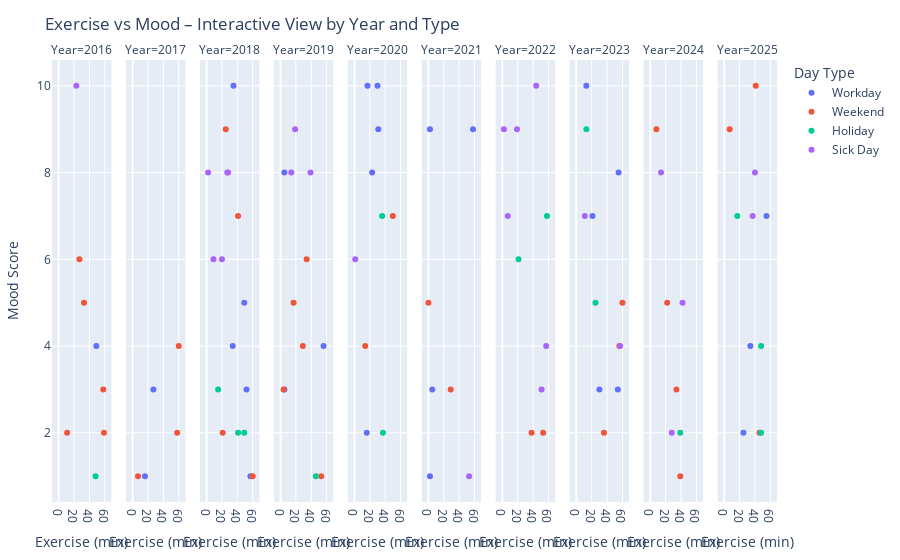

Notebook cell for this chart:
### Markdown cell above
## **📊 Step 4: Interactivity Layer**

In this step, we will enhance the report with interactive features that allow users to filter the data by `Year`, `Category`, and `Type`.

We will also enable `hover tooltips` to display detailed insights for each entry, making the visualizations more informative and user-friendly.

This layer supports exploratory analysis and empowers product and strategy teams to investigate specific behavioral patterns.

### Code cell
df = df.sort_values("Year")                     # Sort DataFrame chronologically by year

fig = px.scatter(
    df,
    x="Exercise (min)",                         # X-axis: duration of physical exercise in minutes
    y="Mood Score",                             # Y-axis: self-reported mood score (1–10 scale)
    color="Type",                               # Color points by day type (e.g., Workday, Weekend)
    facet_col="Year",                           # Create subplots for each year to show temporal variation
    hover_data=[                                # Display detailed info when hovering over each data point
        "Date",                                 # Show exact date of entry
        "Sleep Hours",                          # Show sleep duration for context
        "Stress Level",                         # Show stress level (0–10 scale)
        "Social Interactions",                  # Show number of social interactions
        "Category",                             # Show behavioral category (e.g., Routine, Recovery)
        "Notes"                                 # Show user notes for qualitative insight
    ],
    title="Exercise vs Mood – Interactive View by Year and Type"  # Chart title for clarity
)

fig.update_layout(
    xaxis_title="Exercise (min)",               # Label for X-axis
    yaxis_title="Mood Score",                   # Label for Y-axis
    legend_title="Day Type",                    # Label for legend
    margin=dict(t=60, l=40, r=40, b=40)         # Adjust margins for better layout spacing
)

fig.show()                                      # Render the interactive chart in notebook or browser

### Figure 1 — Plotly figure (JSON) as saved in the notebook; plotly's stock layout.template omitted (floating-point values rounded to 4 significant figures)
{"data": [{"customdata": [["2016-03-11T00:00:00", 7.5, 10, 3, "Routine", "Felt productive"]], "hovertemplate": "Type=Workday<br>Year=2016<br>Exercise (min)=%{x}<br>Mood Score=%{y}<br>Date=%{customdata[0]}<br>Sleep Hours=%{customdata[1]}<br>Stress Level=%{customdata[2]}<br>Social Interactions=%{customdata[3]}<br>Category=%{customdata[4]}<br>Notes=%{customdata[5]}<extra></extra>", "legendgroup": "Workday", "marker": {"color": "#636efa", "symbol": "circle"}, "mode": "markers", "name": "Workday", "orientation": "v", "showlegend": true, "type": "scatter", "x": [49], "xaxis": "x", "y": [4], "yaxis": "y"}, {"customdata": [["2017-04-14T00:00:00", 4.6, 9, 1, "Low", "Skipped exercise"], ["2017-03-16T00:00:00", 8.7, 5, 3, "Peak", "Busy day"]], "hovertemplate": "Type=Workday<br>Year=2017<br>Exercise (min)=%{x}<br>Mood Score=%{y}<br>Date=%{customdata[0]}<br>Sleep Hours=%{customdata[1]}<br>Stress Level=%{customdata[2]}<br>Social Interactions=%{customdata[3]}<br>Category=%{customdata[4]}<br>Notes=%{customdata[5]}<extra></extra>", "legendgroup": "Workday", "marker": {"color": "#636efa", "symbol": "circle"}, "mode": "markers", "name": "Workday", "orientation": "v", "showlegend": false, "type": "scatter", "x": [27, 16], "xaxis": "x2", "y": [3, 1], "yaxis": "y2"}, {"customdata": [["2018-03-01T00:00:00", 8.6, 9, 0, "Recovery", "Low motivation"], ["2018-03-06T00:00:00", 4.7, 9, 2, "Low", "Anxious morning"], ["2018-12-27T00:00:00", 7.2, 2, 4, "Recovery", "Low motivation"], ["2018-06-13T00:00:00", 4.7, 2, 1, "Routine", "Low motivation"], ["2018-09-26T00:00:00", 8.3, 8, 0, "Routine", "Slept well"]], "hovertemplate": "Type=Workday<br>Year=2018<br>Exercise (min)=%{x}<br>Mood Score=%{y}<br>Date=%{customdata[0]}<br>Sleep Hours=%{customdata[1]}<br>Stress Level=%{customdata[2]}<br>Social Interactions=%{customdata[3]}<br>Category=%{customdata[4]}<br>Notes=%{customdata[5]}<extra></extra>", "legendgroup": "Workday", "marker": {"color": "#636efa", "symbol": "circle"}, "mode": "markers", "name": "Workday", "orientation": "v", "showlegend": false, "type": "scatter", "x": [52, 35, 57, 49, 34], "xaxis": "x3", "y": [3, 10, 1, 5, 4], "yaxis": "y3"}, {"customdata": [["2019-10-31T00:00:00", 5.4, 7, 0, "Routine", "Distracted"], ["2019-08-26T00:00:00", 6.3, 4, 2, "Recovery", "Anxious morning"], ["2019-04-15T00:00:00", 6.2, 7, 1, "Peak", "Relaxed"]], "hovertemplate": "Type=Workday<br>Year=2019<br>Exercise (min)=%{x}<br>Mood Score=%{y}<br>Date=%{customdata[0]}<br>Sleep Hours=%{customdata[1]}<br>Stress Level=%{customdata[2]}<br>Social Interactions=%{customdata[3]}<br>Category=%{customdata[4]}<br>Notes=%{customdata[5]}<extra></extra>", "legendgroup": "Workday", "marker": {"color": "#636efa", "symbol": "circle"}, "mode": "markers", "name": "Workday", "orientation": "v", "showlegend": false, "type": "scatter", "x": [56, 5, 5], "xaxis": "x4", "y": [4, 8, 3], "yaxis": "y4"}, {"customdata": [["2020-11-28T00:00:00", 7.5, 8, 3, "Peak", "Good energy"], ["2020-03-21T00:00:00", 4.2, 8, 5, "Recovery", "Felt productive"], ["2020-08-25T00:00:00", 7.6, 9, 0, "Recovery", "Socialized a lot"], ["2020-12-30T00:00:00", 8.6, 2, 5, "Low", "Skipped exercise"], ["2020-01-11T00:00:00", 7.6, 8, 5, "Routine", "Busy day"]], "hovertemplate": "Type=Workday<br>Year=2020<br>Exercise (min)=%{x}<br>Mood Score=%{y}<br>Date=%{customdata[0]}<br>Sleep Hours=%{customdata[1]}<br>Stress Level=%{customdata[2]}<br>Social Interactions=%{customdata[3]}<br>Category=%{customdata[4]}<br>Notes=%{customdata[5]}<extra></extra>", "legendgroup": "Workday", "marker": {"color": "#636efa", "symbol": "circle"}, "mode": "markers", "name": "Workday", "orientation": "v", "showlegend": false, "type": "scatter", "x": [31, 16, 30, 17, 23], "xaxis": "x5", "y": [9, 2, 10, 10, 8], "yaxis": "y5"}, {"customdata": [["2021-04-24T00:00:00", 8.6, 4, 5, "Low", "Focused"], ["2021-05-15T00:00:00", 8.4, 5, 0, "Recovery", "Good energy"], ["2021-09-21T00:00:00", 5.9, 8, 4, "Low", "Anxious morning"], ["2021-05-17T00:00:00", 8.1, 6, 1, "Low", "Anxious morning"]], "hovertemplate": "Type=Workday<br>Year=2021<br>Exercise (min)=%{x}<br>Mood Score=%{y}<br>Date=%{customdata[0]}<br>Sleep Hours=%{customdata[1]}<br>Stress Level=%{customdata[2]}<br>Social Interactions=%{customdata[3]}<br>Category=%{customdata[4]}<br>Notes=%{customdata[5]}<extra></extra>", "legendgroup": "Workday", "marker": {"color": "#636efa", "symbol": "circle"}, "mode": "markers", "name": "Workday", "orientation": "v", "showlegend": false, "type": "scatter", "x": [5, 58, 2, 2], "xaxis": "x6", "y": [3, 9, 9, 1], "yaxis": "y6"}, {"customdata": [["2023-08-30T00:00:00", 7.7, 1, 5, "Routine", "Good energy"], ["2023-05-31T00:00:00", 8.5, 8, 2, "Routine", "Socialized a lot"], ["2023-01-11T00:00:00", 6, 1, 1, "Peak", "Relaxed"], ["2023-06-21T00:00:00", 4.4, 2, 4, "Peak", "Distracted"], ["2023-09-07T00:00:00", 4.3, 9, 0, "Low", "Skipped exercise"]], "hovertemplate": "Type=Workday<br>Year=2023<br>Exercise (min)=%{x}<br>Mood Score=%{y}<br>Date=%{customdata[0]}<br>Sleep Hours=%{customdata[1]}<br>Stress Level=%{customdata[2]}<br>Social Interactions=%{customdata[3]}<br>Category=%{customdata[4]}<br>Notes=%{customdata[5]}<extra></extra>", "legendgroup": "Workday", "marker": {"color": "#636efa", "symbol": "circle"}, "mode": "markers", "name": "Workday", "orientation": "v", "showlegend": false, "type": "scatter", "x": [55, 54, 13, 21, 30], "xaxis": "x8", "y": [8, 3, 10, 7, 3], "yaxis": "y8"}, {"customdata": [["2025-03-08T00:00:00", 4.1, 5, 2, "Routine", "Anxious morning"], ["2025-02-21T00:00:00", 5.2, 2, 4, "Recovery", "Socialized a lot"], ["2025-02-26T00:00:00", 5.4, 6, 4, "Routine", "Low motivation"]], "hovertemplate": "Type=Workday<br>Year=2025<br>Exercise (min)=%{x}<br>Mood Score=%{y}<br>Date=%{customdata[0]}<br>Sleep Hours=%{customdata[1]}<br>Stress Level=%{customdata[2]}<br>Social Interactions=%{customdata[3]}<br>Category=%{customdata[4]}<br>Notes=%{customdata[5]}<extra></extra>", "legendgroup": "Workday", "marker": {"color": "#636efa", "symbol": "circle"}, "mode": "markers", "name": "Workday", "orientation": "v", "showlegend": false, "type": "scatter", "x": [55, 34, 25], "xaxis": "x10", "y": [7, 4, 2], "yaxis": "y10"}, {"customdata": [["2016-09-07T00:00:00", 8.6, 9, 0, "Low", "Good energy"], ["2016-08-23T00:00:00", 7.6, 5, 4, "Recovery", "Skipped exercise"], ["2016-06-10T00:00:00", 5.1, 4, 5, "Routine", "Good energy"], ["2016-05-02T00:00:00", 7.2, 10, 4, "Routine", "Felt productive"], ["2016-04-28T00:00:00", 8.9, 5, 0, "Peak", "Socialized a lot"]], "hovertemplate": "Type=Weekend<br>Year=2016<br>Exercise (min)=%{x}<br>Mood Score=%{y}<br>Date=%{customdata[0]}<br>Sleep Hours=%{customdata[1]}<br>Stress Level=%{customdata[2]}<br>Social Interactions=%{customdata[3]}<br>Category=%{customdata[4]}<br>Notes=%{customdata[5]}<extra></extra>", "legendgroup": "Weekend", "marker": {"color": "#EF553B", "symbol": "circle"}, "mode": "markers", "name": "Weekend", "orientation": "v", "showlegend": true, "type": "scatter", "x": [58, 11, 27, 59, 33], "xaxis": "x", "y": [3, 2, 6, 2, 5], "yaxis": "y"}, {"customdata": [["2017-06-05T00:00:00", 6, 8, 1, "Peak", "Great mood"], ["2017-04-19T00:00:00", 5.5, 2, 4, "Recovery", "Relaxed"], ["2017-05-04T00:00:00", 8.6, 6, 0, "Routine", "Good energy"]], "hovertemplate": "Type=Weekend<br>Year=2017<br>Exercise (min)=%{x}<br>Mood Score=%{y}<br>Date=%{customdata[0]}<br>Sleep Hours=%{customdata[1]}<br>Stress Level=%{customdata[2]}<br>Social Interactions=%{customdata[3]}<br>Category=%{customdata[4]}<br>Notes=%{customdata[5]}<extra></extra>", "legendgroup": "Weekend", "marker": {"color": "#EF553B", "symbol": "circle"}, "mode": "markers", "name": "Weekend", "orientation": "v", "showlegend": false, "type": "scatter", "x": [7, 58, 60], "xaxis": "x2", "y": [1, 2, 4], "yaxis": "y2"}, {"customdata": [["2018-08-13T00:00:00", 4.7, 4, 4, "Routine", "Relaxed"], ["2018-06-14T00:00:00", 6.9, 3, 2, "Low", "Overwhelmed"], ["2018-06-01T00:00:00", 8.5, 1, 0, "Peak", "Overwhelmed"], ["2018-09-07T00:00:00", 8.1, 2, 1, "Peak", "Relaxed"]], "hovertemplate": "Type=Weekend<br>Year=2018<br>Exercise (min)=%{x}<br>Mood Score=%{y}<br>Date=%{customdata[0]}<br>Sleep Hours=%{customdata[1]}<br>Stress Level=%{customdata[2]}<br>Social Interactions=%{customdata[3]}<br>Category=%{customdata[4]}<br>Notes=%{customdata[5]}<extra></extra>", "legendgroup": "Weekend", "marker": {"color": "#EF553B", "symbol": "circle"}, "mode": "markers", "name": "Weekend", "orientation": "v", "showlegend": false, "type": "scatter", "x": [25, 21, 60, 41], "xaxis": "x3", "y": [9, 2, 1, 7], "yaxis": "y3"}, {"customdata": [["2019-01-18T00:00:00", 7.3, 3, 0, "Recovery", "Good energy"], ["2019-10-21T00:00:00", 9, 1, 1, "Low", "Good energy"], ["2019-08-27T00:00:00", 5.6, 9, 4, "Recovery", "Felt productive"], ["2019-01-02T00:00:00", 8.4, 10, 4, "Recovery", "Distracted"], ["2019-01-12T00:00:00", 7.7, 3, 4, "Routine", "Focused"]], "hovertemplate": "Type=Weekend<br>Year=2019<br>Exercise (min)=%{x}<br>Mood Score=%{y}<br>Date=%{customdata[0]}<br>Sleep Hours=%{customdata[1]}<br>Stress Level=%{customdata[2]}<br>Social Interactions=%{customdata[3]}<br>Category=%{customdata[4]}<br>Notes=%{customdata[5]}<extra></extra>", "legendgroup": "Weekend", "marker": {"color": "#EF553B", "symbol": "circle"}, "mode": "markers", "name": "Weekend", "orientation": "v", "showlegend": false, "type": "scatter", "x": [4, 53, 17, 34, 29], "xaxis": "x4", "y": [3, 1, 5, 6, 4], "yaxis": "y4"}, {"customdata": [["2020-12-29T00:00:00", 8, 9, 5, "Low", "Poor sleep"], ["2020-11-14T00:00:00", 4.8, 8, 1, "Recovery", "Busy day"]], "hovertemplate": "Type=Weekend<br>Year=2020<br>Exercise (min)=%{x}<br>Mood Score=%{y}<br>Date=%{customdata[0]}<br>Sleep Hours=%{customdata[1]}<br>Stress Level=%{customdata[2]}<br>Social Interactions=%{customdata[3]}<br>Category=%{customdata[4]}<br>Notes=%{customdata[5]}<extra></extra>", "legendgroup": "Weekend", "marker": {"color": "#EF553B", "symbol": "circle"}, "mode": "markers", "name": "Weekend", "orientation": "v", "showlegend": false, "type": "scatter", "x": [50, 14], "xaxis": "x5", "y": [7, 4], "yaxis": "y5"}, {"customdata": [["2021-10-31T00:00:00", 6.6, 8, 3, "Routine", "Focused"], ["2021-08-10T00:00:00", 7.7, 6, 3, "Routine", "Meditated"]], "hovertemplate": "Type=Weekend<br>Year=2021<br>Exercise (min)=%{x}<br>Mood Score=%{y}<br>Date=%{customdata[0]}<br>Sleep Hours=%{customdata[1]}<br>Stress Level=%{customdata[2]}<br>Social Interactions=%{customdata[3]}<br>Category=%{customdata[4]}<br>Notes=%{customdata[5]}<extra></extra>", "legendgroup": "Weekend", "marker": {"color": "#EF553B", "symbol": "circle"}, "mode": "markers", "name": "Weekend", "orientation": "v", "showlegend": false, "type": "scatter", "x": [29, 0], "xaxis": "x6", "y": [3, 5], "yaxis": "y6"}, {"customdata": [["2022-07-18T00:00:00", 8.6, 6, 4, "Low", "Great mood"], ["2022-04-15T00:00:00", 8.6, 4, 3, "Peak", "Socialized a lot"]], "hovertemplate": "Type=Weekend<br>Year=2022<br>Exercise (min)=%{x}<br>Mood Score=%{y}<br>Date=%{customdata[0]}<br>Sleep Hours=%{customdata[1]}<br>Stress Level=%{customdata[2]}<br>Social Interactions=%{customdata[3]}<br>Category=%{customdata[4]}<br>Notes=%{customdata[5]}<extra></extra>", "legendgroup": "Weekend", "marker": {"color": "#EF553B", "symbol": "circle"}, "mode": "markers", "name": "Weekend", "orientation": "v", "showlegend": false, "type": "scatter", "x": [53, 38], "xaxis": "x7", "y": [2, 2], "yaxis": "y7"}, {"customdata": [["2023-10-20T00:00:00", 6.9, 8, 0, "Peak", "Great mood"], ["2023-05-19T00:00:00", 6.5, 8, 1, "Low", "Meditated"], ["2023-01-04T00:00:00", 7.7, 1, 1, "Peak", "Great mood"]], "hovertemplate": "Type=Weekend<br>Year=2023<br>Exercise (min)=%{x}<br>Mood Score=%{y}<br>Date=%{customdata[0]}<br>Sleep Hours=%{customdata[1]}<br>Stress Level=%{customdata[2]}<br>Social Interactions=%{customdata[3]}<br>Category=%{customdata[4]}<br>Notes=%{customdata[5]}<extra></extra>", "legendgroup": "Weekend", "marker": {"color": "#EF553B", "symbol": "circle"}, "mode": "markers", "name": "Weekend", "orientation": "v", "showlegend": false, "type": "scatter", "x": [56, 36, 60], "xaxis": "x8", "y": [4, 2, 5], "yaxis": "y8"}, {"customdata": [["2024-04-22T00:00:00", 6.2, 7, 0, "Routine", "Focused"], ["2024-04-22T00:00:00", 6.9, 8, 0, "Recovery", "Great mood"], ["2024-05-24T00:00:00", 5.7, 2, 5, "Peak", "Socialized a lot"], ["2024-07-11T00:00:00", 7.8, 1, 0, "Routine", "Slept well"]], "hovertemplate": "Type=Weekend<br>Year=2024<br>Exercise (min)=%{x}<br>Mood Score=%{y}<br>Date=%{customdata[0]}<br>Sleep Hours=%{customdata[1]}<br>Stress Level=%{customdata[2]}<br>Social Interactions=%{customdata[3]}<br>Category=%{customdata[4]}<br>Notes=%{customdata[5]}<extra></extra>", "legendgroup": "Weekend", "marker": {"color": "#EF553B", "symbol": "circle"}, "mode": "markers", "name": "Weekend", "orientation": "v", "showlegend": false, "type": "scatter", "x": [8, 34, 39, 22], "xaxis": "x9", "y": [9, 3, 1, 5], "yaxis": "y9"}, {"customdata": [["2025-12-12T00:00:00", 5.3, 1, 3, "Routine", "Focused"], ["2025-06-24T00:00:00", 6.9, 1, 1, "Routine", "Socialized a lot"], ["2025-04-03T00:00:00", 4.7, 7, 4, "Routine", "Slept well"]], "hovertemplate": "Type=Weekend<br>Year=2025<br>Exercise (min)=%{x}<br>Mood Score=%{y}<br>Date=%{customdata[0]}<br>Sleep Hours=%{customdata[1]}<br>Stress Level=%{customdata[2]}<br>Social Interactions=%{customdata[3]}<br>Category=%{customdata[4]}<br>Notes=%{customdata[5]}<extra></extra>", "legendgroup": "Weekend", "marker": {"color": "#EF553B", "symbol": "circle"}, "mode": "markers", "name": "Weekend", "orientation": "v", "showlegend": false, "type": "scatter", "x": [7, 46, 41], "xaxis": "x10", "y": [9, 2, 10], "yaxis": "y10"}, {"customdata": [["2016-08-15T00:00:00", 7.1, 10, 3, "Recovery", "Skipped exercise"]], "hovertemplate": "Type=Holiday<br>Year=2016<br>Exercise (min)=%{x}<br>Mood Score=%{y}<br>Date=%{customdata[0]}<br>Sleep Hours=%{customdata[1]}<br>Stress Level=%{customdata[2]}<br>Social Interactions=%{customdata[3]}<br>Category=%{customdata[4]}<br>Notes=%{customdata[5]}<extra></extra>", "legendgroup": "Holiday", "marker": {"color": "#00cc96", "symbol": "circle"}, "mode": "markers", "name": "Holiday", "orientation": "v", "showlegend": true, "type": "scatter", "x": [48], "xaxis": "x", "y": [1], "yaxis": "y"}, {"customdata": [["2018-10-06T00:00:00", 5.6, 5, 4, "Peak", "Felt productive"], ["2018-12-07T00:00:00", 5.5, 1, 4, "Peak", "Busy day"], ["2018-02-25T00:00:00", 5.8, 4, 0, "Recovery", "Meditated"]], "hovertemplate": "Type=Holiday<br>Year=2018<br>Exercise (min)=%{x}<br>Mood Score=%{y}<br>Date=%{customdata[0]}<br>Sleep Hours=%{customdata[1]}<br>Stress Level=%{customdata[2]}<br>Social Interactions=%{customdata[3]}<br>Category=%{customdata[4]}<br>Notes=%{customdata[5]}<extra></extra>", "legendgroup": "Holiday", "marker": {"color": "#00cc96", "symbol": "circle"}, "mode": "markers", "name": "Holiday", "orientation": "v", "showlegend": false, "type": "scatter", "x": [49, 15, 41], "xaxis": "x3", "y": [2, 3, 2], "yaxis": "y3"}, {"customdata": [["2019-07-11T00:00:00", 8.3, 2, 0, "Recovery", "Distracted"]], "hovertemplate": "Type=Holiday<br>Year=2019<br>Exercise (min)=%{x}<br>Mood Score=%{y}<br>Date=%{customdata[0]}<br>Sleep Hours=%{customdata[1]}<br>Stress Level=%{customdata[2]}<br>Social Interactions=%{customdata[3]}<br>Category=%{customdata[4]}<br>Notes=%{customdata[5]}<extra></extra>", "legendgroup": "Holiday", "marker": {"color": "#00cc96", "symbol": "circle"}, "mode": "markers", "name": "Holiday", "orientation": "v", "showlegend": false, "type": "scatter", "x": [46], "xaxis": "x4", "y": [1], "yaxis": "y4"}, {"customdata": [["2020-12-30T00:00:00", 6.9, 9, 1, "Routine", "Relaxed"], ["2020-10-16T00:00:00", 9, 7, 3, "Routine", "Felt productive"]], "hovertemplate": "Type=Holiday<br>Year=2020<br>Exercise (min)=%{x}<br>Mood Score=%{y}<br>Date=%{customdata[0]}<br>Sleep Hours=%{customdata[1]}<br>Stress Level=%{customdata[2]}<br>Social Interactions=%{customdata[3]}<br>Category=%{customdata[4]}<br>Notes=%{customdata[5]}<extra></extra>", "legendgroup": "Holiday", "marker": {"color": "#00cc96", "symbol": "circle"}, "mode": "markers", "name": "Holiday", "orientation": "v", "showlegend": false, "type": "scatter", "x": [37, 36], "xaxis": "x5", "y": [2, 7], "yaxis": "y5"}, {"customdata": [["2022-01-13T00:00:00", 7.8, 7, 2, "Routine", "Low motivation"], ["2022-01-08T00:00:00", 5.7, 10, 1, "Routine", "Meditated"]], "hovertemplate": "Type=Holiday<br>Year=2022<br>Exercise (min)=%{x}<br>Mood Score=%{y}<br>Date=%{customdata[0]}<br>Sleep Hours=%{customdata[1]}<br>Stress Level=%{customdata[2]}<br>Social Interactions=%{customdata[3]}<br>Category=%{customdata[4]}<br>Notes=%{customdata[5]}<extra></extra>", "legendgroup": "Holiday", "marker": {"color": "#00cc96", "symbol": "circle"}, "mode": "markers", "name": "Holiday", "orientation": "v", "showlegend": false, "type": "scatter", "x": [21, 58], "xaxis": "x7", "y": [6, 7], "yaxis": "y7"}, {"customdata": [["2023-04-09T00:00:00", 6.2, 9, 5, "Peak", "Distracted"], ["2023-03-02T00:00:00", 6.8, 6, 1, "Routine", "Focused"]], "hovertemplate": "Type=Holiday<br>Year=2023<br>Exercise (min)=%{x}<br>Mood Score=%{y}<br>Date=%{customdata[0]}<br>Sleep Hours=%{customdata[1]}<br>Stress Level=%{customdata[2]}<br>Social Interactions=%{customdata[3]}<br>Category=%{customdata[4]}<br>Notes=%{customdata[5]}<extra></extra>", "legendgroup": "Holiday", "marker": {"color": "#00cc96", "symbol": "circle"}, "mode": "markers", "name": "Holiday", "orientation": "v", "showlegend": false, "type": "scatter", "x": [13, 25], "xaxis": "x8", "y": [9, 5], "yaxis": "y8"}, {"customdata": [["2024-05-07T00:00:00", 6.5, 1, 5, "Low", "Anxious morning"]], "hovertemplate": "Type=Holiday<br>Year=2024<br>Exercise (min)=%{x}<br>Mood Score=%{y}<br>Date=%{customdata[0]}<br>Sleep Hours=%{customdata[1]}<br>Stress Level=%{customdata[2]}<br>Social Interactions=%{customdata[3]}<br>Category=%{customdata[4]}<br>Notes=%{customdata[5]}<extra></extra>", "legendgroup": "Holiday", "marker": {"color": "#00cc96", "symbol": "circle"}, "mode": "markers", "name": "Holiday", "orientation": "v", "showlegend": false, "type": "scatter", "x": [39], "xaxis": "x9", "y": [2], "yaxis": "y9"}, {"customdata": [["2025-09-16T00:00:00", 8.1, 6, 5, "Low", "Meditated"], ["2025-03-30T00:00:00", 6.1, 6, 2, "Low", "Socialized a lot"], ["2025-03-16T00:00:00", 8, 3, 3, "Low", "Socialized a lot"]], "hovertemplate": "Type=Holiday<br>Year=2025<br>Exercise (min)=%{x}<br>Mood Score=%{y}<br>Date=%{customdata[0]}<br>Sleep Hours=%{customdata[1]}<br>Stress Level=%{customdata[2]}<br>Social Interactions=%{customdata[3]}<br>Category=%{customdata[4]}<br>Notes=%{customdata[5]}<extra></extra>", "legendgroup": "Holiday", "marker": {"color": "#00cc96", "symbol": "circle"}, "mode": "markers", "name": "Holiday", "orientation": "v", "showlegend": false, "type": "scatter", "x": [48, 48, 17], "xaxis": "x10", "y": [2, 4, 7], "yaxis": "y10"}, {"customdata": [["2016-11-07T00:00:00", 7.9, 6, 5, "Peak", "Low motivation"]], "hovertemplate": "Type=Sick Day<br>Year=2016<br>Exercise (min)=%{x}<br>Mood Score=%{y}<br>Date=%{customdata[0]}<br>Sleep Hours=%{customdata[1]}<br>Stress Level=%{customdata[2]}<br>Social Interactions=%{customdata[3]}<br>Category=%{customdata[4]}<br>Notes=%{customdata[5]}<extra></extra>", "legendgroup": "Sick Day", "marker": {"color": "#ab63fa", "symbol": "circle"}, "mode": "markers", "name": "Sick Day", "orientation": "v", "showlegend": true, "type": "scatter", "x": [23], "xaxis": "x", "y": [10], "yaxis": "y"}, {"customdata": [["2018-03-24T00:00:00", 8.6, 1, 0, "Peak", "Good energy"], ["2018-09-02T00:00:00", 6.7, 4, 2, "Low", "Relaxed"], ["2018-09-07T00:00:00", 5, 2, 3, "Recovery", "Busy day"], ["2018-06-14T00:00:00", 5.9, 4, 4, "Low", "Overwhelmed"], ["2018-07-20T00:00:00", 8.8, 5, 5, "Low", "Slept well"]], "hovertemplate": "Type=Sick Day<br>Year=2018<br>Exercise (min)=%{x}<br>Mood Score=%{y}<br>Date=%{customdata[0]}<br>Sleep Hours=%{customdata[1]}<br>Stress Level=%{customdata[2]}<br>Social Interactions=%{customdata[3]}<br>Category=%{customdata[4]}<br>Notes=%{customdata[5]}<extra></extra>", "legendgroup": "Sick Day", "marker": {"color": "#ab63fa", "symbol": "circle"}, "mode": "markers", "name": "Sick Day", "orientation": "v", "showlegend": false, "type": "scatter", "x": [2, 9, 27, 20, 28], "xaxis": "x3", "y": [8, 6, 8, 6, 8], "yaxis": "y3"}, {"customdata": [["2019-03-02T00:00:00", 8.6, 5, 1, "Recovery", "Good energy"], ["2019-12-28T00:00:00", 6.3, 2, 0, "Routine", "Felt productive"], ["2019-03-25T00:00:00", 6.2, 8, 1, "Routine", "Great mood"]], "hovertemplate": "Type=Sick Day<br>Year=2019<br>Exercise (min)=%{x}<br>Mood Score=%{y}<br>Date=%{customdata[0]}<br>Sleep Hours=%{customdata[1]}<br>Stress Level=%{customdata[2]}<br>Social Interactions=%{customdata[3]}<br>Category=%{customdata[4]}<br>Notes=%{customdata[5]}<extra></extra>", "legendgroup": "Sick Day", "marker": {"color": "#ab63fa", "symbol": "circle"}, "mode": "markers", "name": "Sick Day", "orientation": "v", "showlegend": false, "type": "scatter", "x": [14, 19, 39], "xaxis": "x4", "y": [8, 9, 8], "yaxis": "y4"}, {"customdata": [["2020-11-27T00:00:00", 8.1, 10, 1, "Routine", "Busy day"]], "hovertemplate": "Type=Sick Day<br>Year=2020<br>Exercise (min)=%{x}<br>Mood Score=%{y}<br>Date=%{customdata[0]}<br>Sleep Hours=%{customdata[1]}<br>Stress Level=%{customdata[2]}<br>Social Interactions=%{customdata[3]}<br>Category=%{customdata[4]}<br>Notes=%{customdata[5]}<extra></extra>", "legendgroup": "Sick Day", "marker": {"color": "#ab63fa", "symbol": "circle"}, "mode": "markers", "name": "Sick Day", "orientation": "v", "showlegend": false, "type": "scatter", "x": [1], "xaxis": "x5", "y": [6], "yaxis": "y5"}, {"customdata": [["2021-03-28T00:00:00", 7.5, 4, 0, "Peak", "Relaxed"]], "hovertemplate": "Type=Sick Day<br>Year=2021<br>Exercise (min)=%{x}<br>Mood Score=%{y}<br>Date=%{customdata[0]}<br>Sleep Hours=%{customdata[1]}<br>Stress Level=%{customdata[2]}<br>Social Interactions=%{customdata[3]}<br>Category=%{customdata[4]}<br>Notes=%{customdata[5]}<extra></extra>", "legendgroup": "Sick Day", "marker": {"color": "#ab63fa", "symbol": "circle"}, "mode": "markers", "name": "Sick Day", "orientation": "v", "showlegend": false, "type": "scatter", "x": [53], "xaxis": "x6", "y": [1], "yaxis": "y6"}, {"customdata": [["2022-03-29T00:00:00", 5.8, 6, 0, "Peak", "Distracted"], ["2022-12-02T00:00:00", 7.3, 5, 3, "Recovery", "Great mood"], ["2022-05-22T00:00:00", 6.7, 2, 3, "Recovery", "Poor sleep"], ["2022-12-08T00:00:00", 7.5, 8, 3, "Peak", "Good energy"], ["2022-10-17T00:00:00", 8.4, 5, 5, "Low", "Busy day"], ["2022-10-03T00:00:00", 8.2, 3, 4, "Routine", "Poor sleep"]], "hovertemplate": "Type=Sick Day<br>Year=2022<br>Exercise (min)=%{x}<br>Mood Score=%{y}<br>Date=%{customdata[0]}<br>Sleep Hours=%{customdata[1]}<br>Stress Level=%{customdata[2]}<br>Social Interactions=%{customdata[3]}<br>Category=%{customdata[4]}<br>Notes=%{customdata[5]}<extra></extra>", "legendgroup": "Sick Day", "marker": {"color": "#ab63fa", "symbol": "circle"}, "mode": "markers", "name": "Sick Day", "orientation": "v", "showlegend": false, "type": "scatter", "x": [44, 7, 51, 19, 2, 57], "xaxis": "x7", "y": [10, 7, 3, 9, 9, 4], "yaxis": "y7"}, {"customdata": [["2023-10-06T00:00:00", 5.3, 1, 1, "Recovery", "Distracted"], ["2023-07-05T00:00:00", 7.8, 2, 4, "Routine", "Great mood"]], "hovertemplate": "Type=Sick Day<br>Year=2023<br>Exercise (min)=%{x}<br>Mood Score=%{y}<br>Date=%{customdata[0]}<br>Sleep Hours=%{customdata[1]}<br>Stress Level=%{customdata[2]}<br>Social Interactions=%{customdata[3]}<br>Category=%{customdata[4]}<br>Notes=%{customdata[5]}<extra></extra>", "legendgroup": "Sick Day", "marker": {"color": "#ab63fa", "symbol": "circle"}, "mode": "markers", "name": "Sick Day", "orientation": "v", "showlegend": false, "type": "scatter", "x": [57, 11], "xaxis": "x8", "y": [4, 7], "yaxis": "y8"}, {"customdata": [["2024-04-23T00:00:00", 8.1, 4, 0, "Routine", "Great mood"], ["2024-01-12T00:00:00", 6.7, 8, 0, "Peak", "Meditated"], ["2024-02-16T00:00:00", 4.4, 6, 0, "Recovery", "Meditated"]], "hovertemplate": "Type=Sick Day<br>Year=2024<br>Exercise (min)=%{x}<br>Mood Score=%{y}<br>Date=%{customdata[0]}<br>Sleep Hours=%{customdata[1]}<br>Stress Level=%{customdata[2]}<br>Social Interactions=%{customdata[3]}<br>Category=%{customdata[4]}<br>Notes=%{customdata[5]}<extra></extra>", "legendgroup": "Sick Day", "marker": {"color": "#ab63fa", "symbol": "circle"}, "mode": "markers", "name": "Sick Day", "orientation": "v", "showlegend": false, "type": "scatter", "x": [28, 14, 42], "xaxis": "x9", "y": [2, 8, 5], "yaxis": "y9"}, {"customdata": [["2025-08-17T00:00:00", 5.8, 9, 4, "Peak", "Meditated"], ["2025-05-21T00:00:00", 6.5, 9, 4, "Low", "Focused"]], "hovertemplate": "Type=Sick Day<br>Year=2025<br>Exercise (min)=%{x}<br>Mood Score=%{y}<br>Date=%{customdata[0]}<br>Sleep Hours=%{customdata[1]}<br>Stress Level=%{customdata[2]}<br>Social Interactions=%{customdata[3]}<br>Category=%{customdata[4]}<br>Notes=%{customdata[5]}<extra></extra>", "legendgroup": "Sick Day", "marker": {"color": "#ab63fa", "symbol": "circle"}, "mode": "markers", "name": "Sick Day", "orientation": "v", "showlegend": false, "type": "scatter", "x": [37, 40], "xaxis": "x10", "y": [7, 8], "yaxis": "y10"}], "layout": {"annotations": [{"font": {}, "showarrow": false, "text": "Year=2016", "x": 0.041, "xanchor": "center", "xref": "paper", "y": 1, "yanchor": "bottom", "yref": "paper"}, {"font": {}, "showarrow": false, "text": "Year=2017", "x": 0.143, "xanchor": "center", "xref": "paper", "y": 1, "yanchor": "bottom", "yref": "paper"}, {"font": {}, "showarrow": false, "text": "Year=2018", "x": 0.245, "xanchor": "center", "xref": "paper", "y": 1, "yanchor": "bottom", "yref": "paper"}, {"font": {}, "showarrow": false, "text": "Year=2019", "x": 0.347, "xanchor": "center", "xref": "paper", "y": 1, "yanchor": "bottom", "yref": "paper"}, {"font": {}, "showarrow": false, "text": "Year=2020", "x": 0.449, "xanchor": "center", "xref": "paper", "y": 1, "yanchor": "bottom", "yref": "paper"}, {"font": {}, "showarrow": false, "text": "Year=2021", "x": 0.551, "xanchor": "center", "xref": "paper", "y": 1, "yanchor": "bottom", "yref": "paper"}, {"font": {}, "showarrow": false, "text": "Year=2022", "x": 0.653, "xanchor": "center", "xref": "paper", "y": 1, "yanchor": "bottom", "yref": "paper"}, {"font": {}, "showarrow": false, "text": "Year=2023", "x": 0.755, "xanchor": "center", "xref": "paper", "y": 1, "yanchor": "bottom", "yref": "paper"}, {"font": {}, "showarrow": false, "text": "Year=2024", "x": 0.857, "xanchor": "center", "xref": "paper", "y": 1, "yanchor": "bottom", "yref": "paper"}, {"font": {}, "showarrow": false, "text": "Year=2025", "x": 0.959, "xanchor": "center", "xref": "paper", "y": 1, "yanchor": "bottom", "yref": "paper"}], "legend": {"title": {"text": "Day Type"}, "tracegroupgap": 0}, "margin": {"b": 40, "l": 40, "r": 40, "t": 60}, "title": {"text": "Exercise vs Mood – Interactive View by Year and Type"}, "xaxis": {"anchor": "y", "domain": [0, 0.082], "title": {"text": "Exercise (min)"}}, "xaxis10": {"anchor": "y10", "domain": [0.918, 1], "matches": "x", "title": {"text": "Exercise (min)"}}, "xaxis2": {"anchor": "y2", "domain": [0.102, 0.184], "matches": "x", "title": {"text": "Exercise (min)"}}, "xaxis3": {"anchor": "y3", "domain": [0.204, 0.286], "matches": "x", "title": {"text": "Exercise (min)"}}, "xaxis4": {"anchor": "y4", "domain": [0.306, 0.388], "matches": "x", "title": {"text": "Exercise (min)"}}, "xaxis5": {"anchor": "y5", "domain": [0.408, 0.49], "matches": "x", "title": {"text": "Exercise (min)"}}, "xaxis6": {"anchor": "y6", "domain": [0.51, 0.592], "matches": "x", "title": {"text": "Exercise (min)"}}, "xaxis7": {"anchor": "y7", "domain": [0.612, 0.694], "matches": "x", "title": {"text": "Exercise (min)"}}, "xaxis8": {"anchor": "y8", "domain": [0.714, 0.796], "matches": "x", "title": {"text": "Exercise (min)"}}, "xaxis9": {"anchor": "y9", "domain": [0.816, 0.898], "matches": "x", "title": {"text": "Exercise (min)"}}, "yaxis": {"anchor": "x", "domain": [0, 1], "title": {"text": "Mood Score"}}, "yaxis10": {"anchor": "x10", "domain": [0, 1], "matches": "y", "showticklabels": false}, "yaxis2": {"anchor": "x2", "domain": [0, 1], "matches": "y", "showticklabels": false}, "yaxis3": {"anchor": "x3", "domain": [0, 1], "matches": "y", "showticklabels": false}, "yaxis4": {"anchor": "x4", "domain": [0, 1], "matches": "y", "showticklabels": false}, "yaxis5": {"anchor": "x5", "domain": [0, 1], "matches": "y", "showticklabels": false}, "yaxis6": {"anchor": "x6", "domain": [0, 1], "matches": "y", "showticklabels": false}, "yaxis7": {"anchor": "x7", "domain": [0, 1], "matches": "y", "showticklabels": false}, "yaxis8": {"anchor": "x8", "domain": [0, 1], "matches": "y", "showticklabels": false}, "yaxis9": {"anchor": "x9", "domain": [0, 1], "matches": "y", "showticklabels": false}}}
